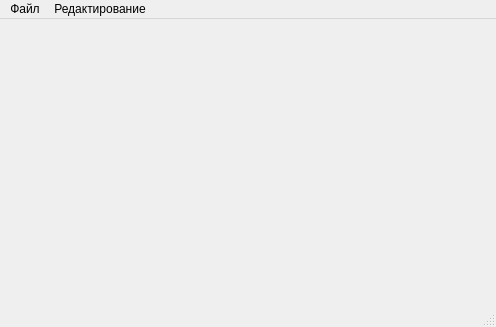
<?xml version="1.0" encoding="UTF-8"?>
<ui version="4.0">
 <class>MainWindow</class>
 <widget class="QMainWindow" name="MainWindow">
  <property name="geometry">
   <rect>
    <x>0</x>
    <y>0</y>
    <width>496</width>
    <height>327</height>
   </rect>
  </property>
  <property name="windowTitle">
   <string>Поиск</string>
  </property>
  <widget class="QWidget" name="centralwidget"/>
  <widget class="QMenuBar" name="menubar">
   <property name="geometry">
    <rect>
     <x>0</x>
     <y>0</y>
     <width>496</width>
     <height>21</height>
    </rect>
   </property>
   <widget class="QMenu" name="menu">
    <property name="title">
     <string>Файл</string>
    </property>
    <addaction name="action"/>
    <addaction name="action_2"/>
    <addaction name="action_3"/>
    <addaction name="separator"/>
    <addaction name="action_5"/>
   </widget>
   <widget class="QMenu" name="menu_2">
    <property name="title">
     <string>Редактирование</string>
    </property>
    <addaction name="action_6"/>
    <addaction name="action_7"/>
    <addaction name="action_8"/>
    <addaction name="separator"/>
    <addaction name="action_9"/>
   </widget>
   <addaction name="menu"/>
   <addaction name="menu_2"/>
  </widget>
  <widget class="QStatusBar" name="statusbar"/>
  <action name="action">
   <property name="text">
    <string>Новый файл</string>
   </property>
  </action>
  <action name="action_2">
   <property name="text">
    <string>Сохранить</string>
   </property>
  </action>
  <action name="action_3">
   <property name="text">
    <string>Сохранить как</string>
   </property>
  </action>
  <action name="action_5">
   <property name="text">
    <string>Выход</string>
   </property>
  </action>
  <action name="action_6">
   <property name="text">
    <string>Копировать</string>
   </property>
  </action>
  <action name="action_7">
   <property name="text">
    <string>Вставить</string>
   </property>
  </action>
  <action name="action_8">
   <property name="text">
    <string>Вырезать</string>
   </property>
  </action>
  <action name="action_9">
   <property name="text">
    <string>Искать</string>
   </property>
  </action>
 </widget>
 <resources/>
 <connections/>
</ui>
